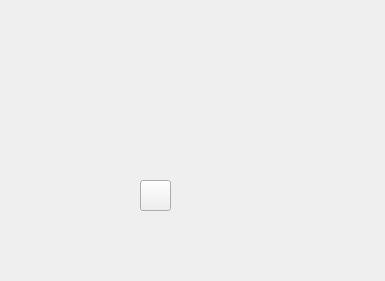
<?xml version="1.0" encoding="UTF-8"?>
<ui version="4.0">
 <class>TTKToolMenuWindow</class>
 <widget class="QMainWindow" name="TTKToolMenuWindow">
  <property name="geometry">
   <rect>
    <x>0</x>
    <y>0</y>
    <width>385</width>
    <height>281</height>
   </rect>
  </property>
  <property name="windowTitle">
   <string>TTKToolMenuWidget</string>
  </property>
  <widget class="QWidget" name="centralWidget">
   <widget class="TTKToolMenuWidget" name="toolButton">
    <property name="geometry">
     <rect>
      <x>140</x>
      <y>180</y>
      <width>31</width>
      <height>31</height>
     </rect>
    </property>
   </widget>
  </widget>
 </widget>
 <layoutdefault spacing="6" margin="11"/>
 <customwidgets>
  <customwidget>
   <class>TTKToolMenuWidget</class>
   <extends>QToolButton</extends>
   <header>ttktoolmenuwidget.h</header>
  </customwidget>
 </customwidgets>
 <resources/>
 <connections/>
</ui>
